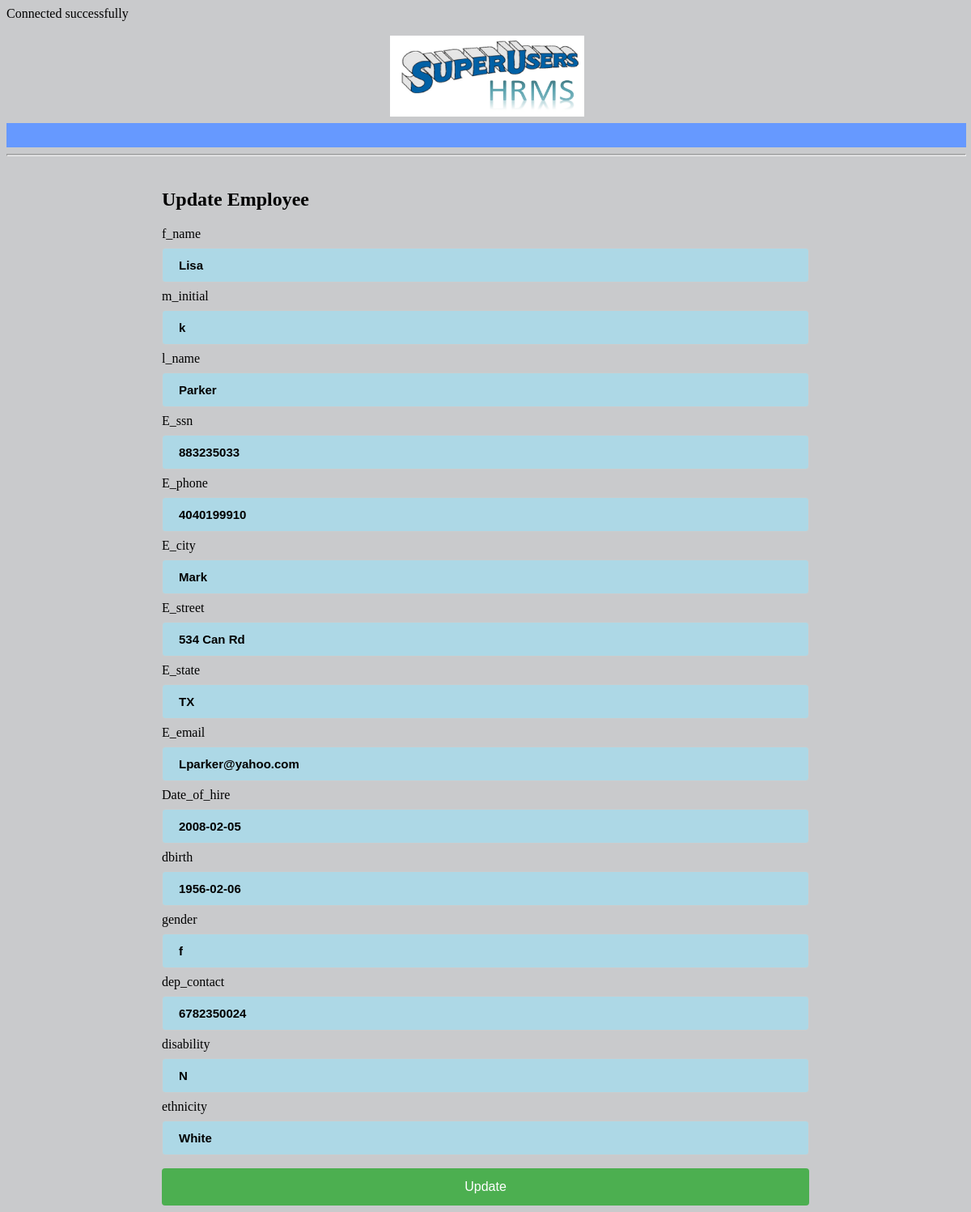
The page /m_HRMS/update_employee.php?id=5 on the database its author committed.
### tables this page shows
CREATE TABLE `employee` (
  `EID` int(11) NOT NULL AUTO_INCREMENT,
  `f_name` varchar(15) NOT NULL,
  `m_initial` varchar(1) DEFAULT NULL,
  `l_name` varchar(15) NOT NULL,
  `E_ssn` char(9) NOT NULL,
  `E_phone` char(10) NOT NULL,
  `E_city` varchar(15) NOT NULL,
  `E_street` varchar(40) NOT NULL,
  `E_state` varchar(5) NOT NULL,
  `E_email` varchar(40) NOT NULL,
  `Date_of_hire` date NOT NULL,
  `D_ID` int(11) DEFAULT NULL,
  `S_ID` int(11) DEFAULT NULL,
  `dbirth` date NOT NULL,
  `gender` char(1) NOT NULL,
  `dep_contact` char(15) NOT NULL,
  `disability` char(1) DEFAULT NULL,
  `ethnicity` varchar(45) DEFAULT NULL,
  PRIMARY KEY (`EID`,`E_ssn`),
  UNIQUE KEY `EID_UNIQUE` (`EID`),
  KEY `D_ID_idx` (`D_ID`),
  KEY `S_ID_idx` (`S_ID`),
  CONSTRAINT `D_ID` FOREIGN KEY (`D_ID`) REFERENCES `department` (`DID`) ON DELETE NO ACTION ON UPDATE NO ACTION,
  CONSTRAINT `S_ID` FOREIGN KEY (`S_ID`) REFERENCES `department` (`SID`) ON DELETE NO ACTION ON UPDATE NO ACTION
);

### m_HRMS/update_employee.php (the view, shortened to what this page needs)
<?php
include("connect.php");
?>
<!DOCTYPE html>
<html>
<body>
<link rel="stylesheet" href="style.css" type="text/css">
<br>
<img id= "logo" src="logo.png" width="240" height="100" title="Logo of a company" alt="Logo of a company" />
<HR WIDTH="100%" COLOR="#6699FF" SIZE="30">
<HR WIDTH="100%" SIZE="3">
<link rel="stylesheet" href="style.css" type="text/css">
<div class="register-form">
  <div class="module">
  <head>
  </head>
<BODY bgcolor ="pink">
	<h2>Update Employee</h2>
	<?php
		if(isset($_REQUEST['id'])) {
			$id = $_REQUEST['id'];
		} else {
			header('Location: EmployeeList.php');
		}
		$sql = "SELECT * FROM employee WHERE EID = '$id'";
		$result = $HRMS->query($sql);
		if ($result->num_rows > 0) {
		     while($row = $result->fetch_assoc()) {
				$f_name			 = $row['f_name'];
				$m_initial		 = $row['m_initial'];
				$l_name			 = $row['l_name'];
				$E_ssn			 = $row['E_ssn'];
				$E_phone		 = $row['E_phone'];
				$E_city			 = $row['E_city'];
				$E_street		 = $row['E_street'];
				$E_state		 = $row['E_state'];
				$E_email		 = $row['E_email'];
				$Date_of_hire	 = $row['Date_of_hire'];
				$dbirth			 = $row['dbirth'];
				$gender			 = $row['gender'];
				$dep_contact	 = $row['dep_contact'];
				$disability		 = $row['disability'];
				$ethnicity		 = $row['ethnicity'];
		     }
		} else {
		     echo "0 results";
		}
					?>
	<form action="" method="post">
		<div class="field_group">
			<label for="f_name">f_name</label>
			<input type="text" name="f_name" id="f_name" value="<?php echo $f_name ?>">
		</div>
		<div class="field_group">
			<label for="m_initial">m_initial</label>
			<input type="text" name="m_initial" id="m_initial" value="<?php echo $m_initial ?>">
		</div>
		<div class="field_group">
			<label for="l_name">l_name</label>
			<input type="text" name="l_name" id="l_name" value="<?php echo $l_name ?>">
		</div>
		<div class="field_group">
			<label for="E_ssn">E_ssn</label>
			<input type="text" name="E_ssn" id="E_ssn" value="<?php echo $E_ssn ?>">
		</div>
		<div class="field_group">
			<label for="E_phone">E_phone</label>
			<input type="text" name="E_phone" id="E_phone" value="<?php echo $E_phone ?>">
		</div>
		<div class="field_group">
			<label for="E_city">E_city</label>
			<input type="text" name="E_city" id="E_city" value="<?php echo $E_city ?>">
		</div>
		<div class="field_group">
			<label for="E_street">E_street</label>
			<input type="text" name="E_street" id="E_street" value="<?php echo $E_street ?>">
		</div>
		<div class="field_group">
			<label for="E_state">E_state</label>
			<input type="text" name="E_state" id="E_state" value="<?php echo $E_state ?>">
		</div>
		<div class="field_group">
			<label for="E_email">E_email</label>
			<input type="text" name="E_email" id="E_email" value="<?php echo $E_email ?>">
		</div>
		<div class="field_group">
			<label for="Date_of_hire">Date_of_hire</label>
			<input type="text" name="Date_of_hire" id="Date_of_hire" value="<?php echo $Date_of_hire ?>">
		</div>
		<div class="field_group">
			<label for="dbirth">dbirth</label>
			<input type="text" name="dbirth" id="dbirth" value="<?php echo $dbirth ?>">
		</div>
		<div class="field_group">
			<label for="gender">gender</label>
			<input type="text" name="gender" id="gender" value="<?php echo $gender ?>">
		</div>
		<div class="field_group">
			<label for="dep_contact">dep_contact</label>
			<input type="text" name="dep_contact" id="dep_contact" value="<?php echo $dep_contact ?>">
		</div>
		<div class="field_group">
			<label for="disability">disability</label>
			<input type="text" name="disability" id="disability" value="<?php echo $disability ?>">
		</div>
		<div class="field_group">
			<label for="ethnicity">ethnicity</label>
			<input type="text" name="ethnicity" id="ethnicity" value="<?php echo $ethnicity ?>">
		</div>
		<div class="field_group">
			<input type="submit" value="Update">
		</div>
	</form>
	</body>
  </div>
</div>
</body>
</html>

### m_HRMS/style.css (style rules this page uses)
#logo { margin-left: 40%; }
input[type=text] { padding: 12px 20px; margin: 8px 0; box-sizing: border-box; border: 2px solid #6045BC; background-color: lightblue; font-weight: bold; border-radius: 4px; font-size:15px; }
body { background-color: #c9cacc; }
.register-form { position:relative; top:20px; height:700px; width:800px; margin-left:auto; margin-right:auto; background: transparent; }
input[type=text], select { width: 100%; padding: 12px 20px; margin: 8px 0; display: inline-block; border: 1px solid #ccc; border-radius: 4px; box-sizing: border-box; }
input[type=submit] { width: 100%; background-color: #4CAF50; color: white; padding: 14px 20px; margin: 8px 0; border: none; border-radius: 4px; cursor: pointer; font-size: 16px; }

### rows shown on the page
employee: f_name "Lisa", m_initial "k", l_name "Parker", E_ssn "883235033", E_phone "4040199910", E_city "Mark", E_street "534 Can Rd", E_state "TX", E_email "Lparker@yahoo.com", Date_of_hire "2008-02-05", dbirth "1956-02-06", gender "f", dep_contact "6782350024", disability "N", ethnicity "White"
